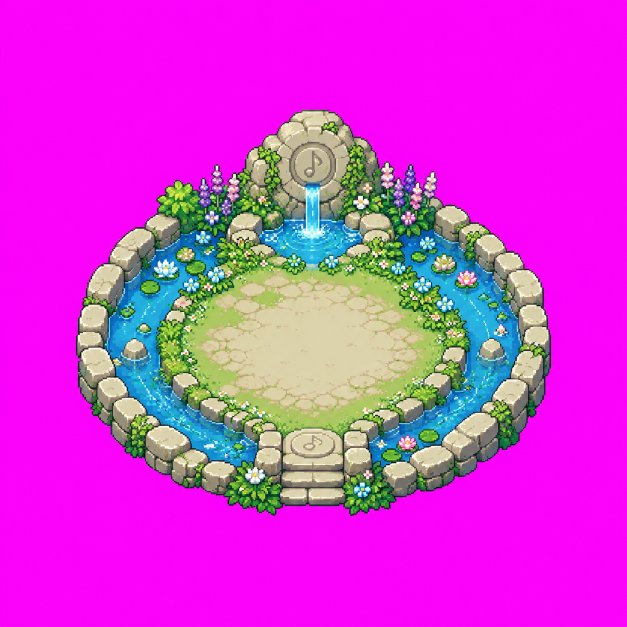
#> input picture ChatGPT Image 12_08_2026, 21_47_55 (1).png, 1254 x 1254 px (shown at 1/2 size)
$ python recortar_folha_heroi.py '../ChatGPT Image 12_08_2026, 21_47_55 (1).png' '../ChatGPT Image 12_08_2026, 21_47_55 (2).png' 5 5
#> lines starting #> are read from the running program, lines starting #| are printed output that depends on the picture; after the words box and inside, x2 and y2 are one past the last pixel; in counts of white or black regions, pixels touching at a corner belong together
#!/usr/bin/env python3
"""
Recorta uma folha de sprites do herói gerada com fundo magenta e a normaliza.

Fundo magenta em vez de branco resolve o problema que nos perseguia: branco existe no
personagem (brilho de metal, olho, dente) e existe no fundo, então separar os dois era
adivinhação — sobrava sujeira presa entre as mechas do cabelo. Magenta puro não existe
em lugar nenhum da arte, então a separação é exata, inclusive em vão fechado.

Três problemas que a folha crua sempre traz, e o que este script faz com cada um:

1. O fundo não é chapado. O gerador devolve (243,3,245), (244,4,246)... com ruído de
   compressão. Por isso a chave é por DISTÂNCIA de cor, não por igualdade.

2. A borda tem franja arroxeada: pixels que são mistura do personagem com o fundo,
   criados pela suavização do gerador. Deixá-los é ver um contorno roxo no jogo. O
   anel externo que encosta no fundo é removido, e a cor por baixo da transparência é
   preenchida com a média dos vizinhos opacos — sem isso a interpolação do navegador
   puxa cor de pixel vazio e devolve halo.

3. Os quadros não vêm alinhados. Cada célula é recortada pelo CONTEÚDO e reposicionada
   com os pés numa linha de base comum. Sem isso o personagem sobe e desce sozinho
   entre um quadro e outro, e a caminhada fica bêbada.
"""
import sys
from pathlib import Path
from PIL import Image, ImageChops, ImageFilter

RAIZ = Path(__file__).resolve().parent.parent

# Distância a partir da qual a cor deixa de ser fundo. O ruído do gerador fica em ~5;
# 60 dá folga de sobra sem alcançar a cor de nenhuma peça do personagem.
TOL_FUNDO = 60
MARGEM = 6          # respiro em volta do maior quadro, para o contorno não encostar


def magentice(p):
    """Quanto este pixel puxa para o magenta: R e B altos com G baixo."""
    r, g, b = p[:3]
    return min(r, b) - g


def separar_fundo(im, cor_fundo):
    """Alfa binário. Pixel art não quer meio-tom: ou o pixel é do personagem ou não é.

    Feito com operações de canal do PIL, que rodam em C. A versão anterior percorria a
    lista de pixels em Python e levava dezenas de segundos numa folha de 1,5 milhão de
    pixels — com sete folhas e algumas rodadas de ajuste, viravam minutos de espera a
    cada tentativa.
    """
    im = im.convert('RGBA')
    r, g, b, _ = im.split()
    fr, fg, fb = cor_fundo[:3]

    # distância |R-fr| + |G-fg| + |B-fb|, canal a canal
    dist = ImageChops.add(
        ImageChops.add(ImageChops.difference(r, Image.new('L', im.size, fr)),
                       ImageChops.difference(g, Image.new('L', im.size, fg))),
        ImageChops.difference(b, Image.new('L', im.size, fb)))
    perto = dist.point(lambda v: 255 if v < TOL_FUNDO else 0)

    # magentice = min(R,B) - G, positiva onde puxa para o magenta
    minrb = ImageChops.darker(r, b)
    mag = ImageChops.subtract(minrb, g)
    limite = int(magentice(cor_fundo) * 0.55)
    magenta = mag.point(lambda v: 255 if v > limite else 0)

    fundo = ImageChops.lighter(perto, magenta)        # é fundo por um critério ou pelo outro
    alfa = ImageChops.invert(fundo)
    im.putalpha(alfa)
    return im


def limpar_franja(im, passadas=1):
    """Apaga o anel de pixels opacos que encosta no fundo. Só o anel: erodir demais come
    o contorno escuro, que é o que dá a leitura de pixel art.

    Erodir o alfa é exatamente um MinFilter 3x3 — cada pixel vira o menor do seu
    vizinhado, então quem tem um vizinho transparente fica transparente. O laço em
    Python que fazia isso à mão custava um terço do tempo total do script.
    """
    alfa = im.getchannel('A')
    for _ in range(passadas):
        alfa = alfa.filter(ImageFilter.MinFilter(3))
    im.putalpha(alfa)
    return im


def sangrar_cor(im):
    """Preenche a cor por baixo dos pixels transparentes com a dos vizinhos opacos. O
    alfa continua zero — isto é só para a interpolação do navegador não puxar cor de
    pixel vazio e desenhar um halo em volta do sprite.

    Truque: espalhar a cor é dilatar. Um MaxFilter no RGB alarga as cores para fora da
    silhueta; depois o alfa original é recolocado por cima, então nada do que era
    transparente vira opaco — só ganha uma cor sensata por baixo.
    """
    alfa = im.getchannel('A')
    rgb = im.convert('RGB')
    espalhado = rgb
    for _ in range(2):
        espalhado = espalhado.filter(ImageFilter.MaxFilter(3))
    # onde já era opaco, mantém a cor original; onde era vazio, entra a espalhada
    saida = Image.composite(rgb, espalhado, alfa.point(lambda v: 255 if v else 0))
    saida = saida.convert('RGBA')
    saida.putalpha(alfa)
    return saida


def curar_pontos_de_fundo(im, limite=60):
    """Apaga pontos de magenta presos DENTRO do personagem. Eles sobrevivem à chave por
    estarem cercados de sprite — vãos entre mechas de cabelo, frestas do cinto. Como
    ficam no meio da arte, não podem virar buraco: recebem a média dos vizinhos que não
    são magenta, o que os faz sumir sem abrir furo no desenho."""
    larg, alt = im.size
    px = im.load()
    presos = [(x, y) for y in range(alt) for x in range(larg)
              if px[x, y][3] != 0 and magentice(px[x, y]) > limite]
    for _ in range(3):
        restantes = []
        for x, y in presos:
            sr = sg = sb = n = 0
            for dx in (-2, -1, 0, 1, 2):
                for dy in (-2, -1, 0, 1, 2):
                    vx, vy = x + dx, y + dy
                    if 0 <= vx < larg and 0 <= vy < alt:
                        v = px[vx, vy]
                        if v[3] != 0 and magentice(v) <= limite:
                            sr += v[0]; sg += v[1]; sb += v[2]; n += 1
            if n:
                px[x, y] = (sr // n, sg // n, sb // n, 255)
            else:
                restantes.append((x, y))
        presos = restantes
        if not presos:
            break
    return im, len(presos)


def vales(perfil, n):
    """Onde cortar uma grade de `n` células. Procura o mínimo de densidade numa janela
    em volta de cada divisa teórica: o corte cai onde há menos desenho, que é a fresta
    entre dois quadros, mesmo quando ela não está completamente vazia."""
    total = len(perfil)
    passo = total / n
    cortes = [0]
    janela = int(passo * 0.22)          # ±22% da célula: folga para a divisa torta
    for i in range(1, n):
        centro = int(i * passo)
        ini = max(cortes[-1] + 1, centro - janela)
        fim = min(total - 1, centro + janela)
        melhor = min(range(ini, fim + 1), key=lambda x: (perfil[x], abs(x - centro)))
        cortes.append(melhor)
    cortes.append(total)
    return cortes


def bandas(vazias, tamanho):
    """Dos corredores de fundo saem os limites das células: o meio de cada corredor é
    um corte. Detectar assim é mais confiável que dividir por 8, porque o gerador
    raramente entrega células exatamente iguais."""
    grupos, atual = [], [vazias[0]] if vazias else []
    for i in range(1, len(vazias)):
        if vazias[i] == vazias[i - 1] + 1:
            atual.append(vazias[i])
        else:
            grupos.append(atual); atual = [vazias[i]]
    if atual:
        grupos.append(atual)
    cortes = [sum(g) // len(g) for g in grupos]
    if not cortes or cortes[0] > tamanho * 0.1:
        cortes.insert(0, 0)
    if cortes[-1] < tamanho * 0.9:
        cortes.append(tamanho - 1)
    return cortes


def processar(entrada, saida, cols=None, linhas=None):
#> called with cols = 5, linhas = 5
    im = Image.open(entrada).convert('RGBA')
    larg, alt = im.size
#> larg = 1254; alt = 1254

    # A cor de fundo é simplesmente a mais comum da imagem.
    contagem = {}
    for p in im.convert('RGB').getdata():
        contagem[p] = contagem.get(p, 0) + 1
#> this loop made 1572516 passes
#> p on passes 1 to 3: (240, 11, 239), (248, 8, 248), (250, 4, 249)
#> after the loop, contagem = 312229 items
    cor_fundo = max(contagem, key=contagem.get)
#> cor_fundo = (251, 2, 251)
    print(f'fundo detectado: {cor_fundo}')
#| fundo detectado: (251, 2, 251)

    rec = separar_fundo(im, cor_fundo)
#> in separar_fundo, `r, g, b, _ = im.split()`:
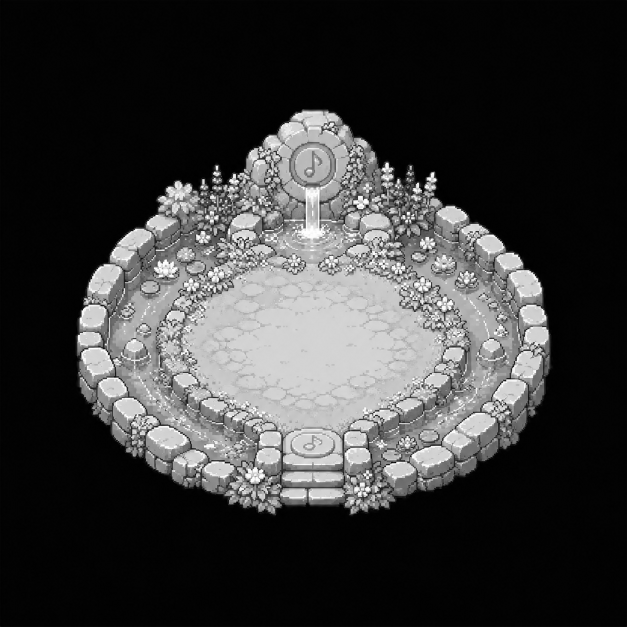
#> g: PIL image 1254x1254 L (shown at 1/2 size); min 0, max 255, mean 57.7
#> in separar_fundo, `r, g, b, _ = im.split()`:
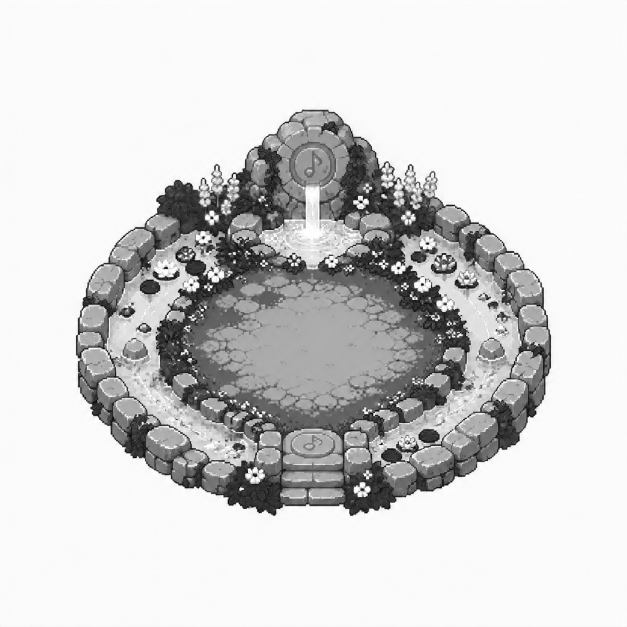
#> b: PIL image 1254x1254 L (shown at 1/2 size); min 0, max 255, mean 210.2
#> in separar_fundo, `fr, fg, fb = cor_fundo[:3]`: fr = 251; fg = 2; fb = 251
#> in separar_fundo, `perto = dist.point(lambda v: 255 if v < TOL_FUNDO else 0)`:
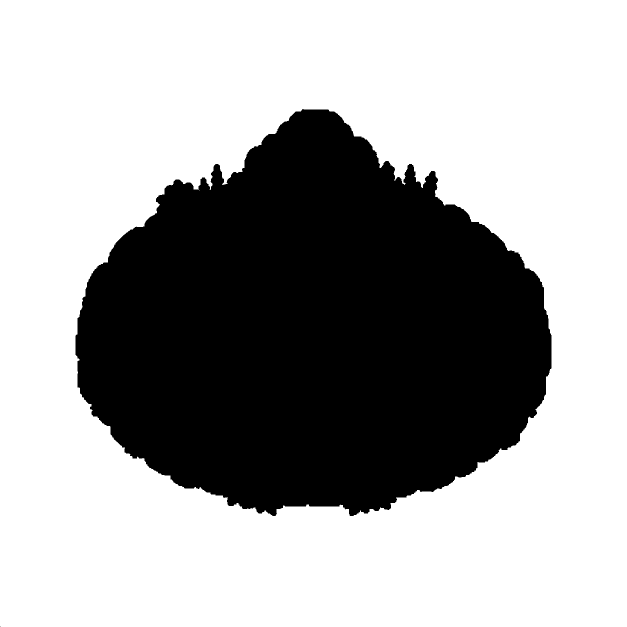
#> perto: PIL image 1254x1254 L (shown at 1/2 size); 65.3% white; 2 black regions (1 under 20 px), largest, box (x1, y1, x2, y2) and area: (151, 218, 1103, 1032) 545121
#> in separar_fundo, `minrb = ImageChops.darker(r, b)`:
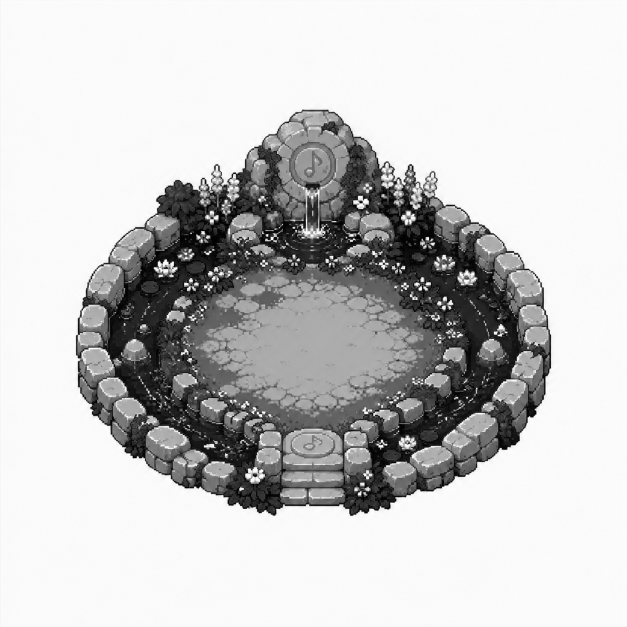
#> minrb: PIL image 1254x1254 L (shown at 1/2 size); min 0, max 255, mean 199
#> in magentice, `r, g, b = p[:3]`: g = 2; b = 251
#> in separar_fundo, `limite = int(magentice(cor_fundo) * 0.55)`: limite = 136
#> in separar_fundo, `magenta = mag.point(lambda v: 255 if v > limite else 0)`: magenta: PIL image 1254x1254 L; 65.5% white; 1 black region, box (x1, y1, x2, y2) and area: (152, 219, 1102, 1032) 543047
    rec = limpar_franja(rec)
#> the loop in limpar_franja, `for _ in range(passadas):` made 1 pass
#> pass 1, in limpar_franja, `alfa = alfa.filter(ImageFilter.MinFilter(3))`:
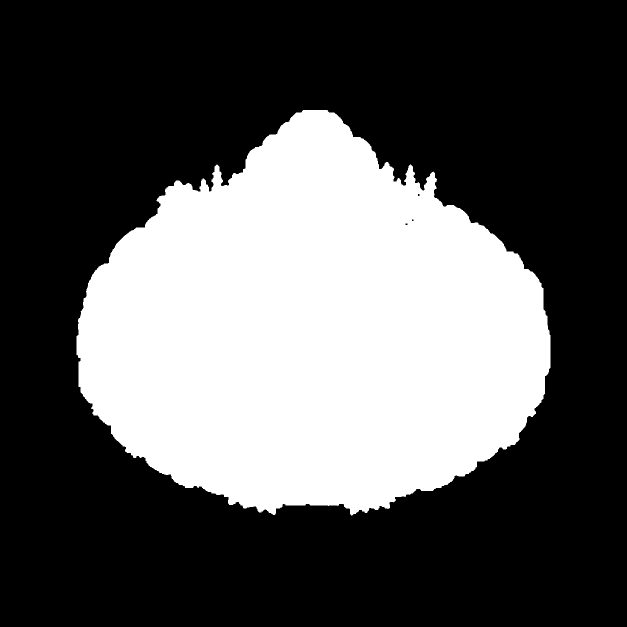
#> alfa: PIL image 1254x1254 L (shown at 1/2 size); 34.3% white; 1 white region, box (x1, y1, x2, y2) and area: (153, 220, 1101, 1031) 538724
    px = rec.load()

    # Perfil de densidade: quantos pixels opacos há em cada coluna e em cada linha.
    # Reduzir a imagem para 1 pixel de altura com filtro BOX é somar cada coluna — em C,
    # e não num laço aninhado de um milhão e meio de iterações.
    binario = rec.getchannel('A').point(lambda v: 255 if v else 0)
    perfil_x = list(binario.resize((larg, 1), Image.BOX).getdata())
#> perfil_x = 1254 values, max 161 at index 605, min 0 at index 0, mean 87.36
    perfil_y = list(binario.resize((1, alt), Image.BOX).getdata())
#> perfil_y = 1254 values, max 193 at index 671, min 0 at index 0, mean 87.38

    if cols and linhas:
        # Com a grade conhecida, o corte é o VALE de densidade perto de cada divisa
        # teórica. Exigir corredor totalmente vazio falhava na folha de ataque, onde o
        # rastro da espada atravessa a divisa e liga uma célula à seguinte — a grade era
        # lida como 4 colunas em vez de 6, e a divisão regular que entrava no lugar
        # cortava as cabeças.
        cortes_x = vales(perfil_x, cols)
#> in vales, `total = len(perfil)`: total = 1254
#> in vales, `passo = total / n`: passo = 250.8
#> in vales, `janela = int(passo * 0.22)`: janela = 55
#> the loop in vales, `for i in range(1, n):` made 4 passes
#> (centro, ini, fim, melhor) on passes 1 to 4: (250, 195, 305, 196), (501, 446, 556, 446), (752, 697, 807, 806), (1003, 948, 1058, 1058)
#> after the loop in vales, `for i in range(1, n):`: cortes = [0, 196, 446, 806, 1058]
#> cortes_x = [0, 196, 446, 806, 1058, 1254]
        cortes_y = vales(perfil_y, linhas)
#> the loop in vales (call 2), `for i in range(1, n):` made 4 passes
#> (centro, ini, fim, melhor) on passes 1 to 4: (250, 195, 305, 219), (501, 446, 556, 449), (752, 697, 807, 807), (1003, 948, 1058, 1031)
#> cortes_y = [0, 219, 449, 807, 1031, 1254]
        nc, nl = cols, linhas
        print(f'grade: {nc} colunas x {nl} linhas (cortes pelo vale de densidade)')
    else:
        vazio_col = [x for x in range(larg) if perfil_x[x] == 0]
        vazio_lin = [y for y in range(alt) if perfil_y[y] == 0]
        cortes_x = bandas(vazio_col, larg)
        cortes_y = bandas(vazio_lin, alt)
        nc, nl = len(cortes_x) - 1, len(cortes_y) - 1
        print(f'grade detectada: {nc} colunas x {nl} linhas')

    # Recorta cada célula pelo conteúdo.
    quadros = []
    for li in range(nl):
        for ci in range(nc):
            cel = rec.crop((cortes_x[ci], cortes_y[li], cortes_x[ci + 1], cortes_y[li + 1]))
            bb = cel.getbbox()
            quadros.append((ci, li, cel.crop(bb) if bb else None))
#> after the loop, quadros = 25 items

    cheios = [q[2] for q in quadros if q[2]]
#> cheios = 13 items
    if not cheios:
        print('nenhum quadro com conteúdo'); return
    maxw = max(q.width for q in cheios)
#> maxw = 360
    maxh = max(q.height for q in cheios)
#> maxh = 358
    CW, CH = maxw + MARGEM * 2, maxh + MARGEM * 2
#> CW = 372; CH = 370

    folha = Image.new('RGBA', (CW * nc, CH * nl), (0, 0, 0, 0))
#> folha: PIL image 1860x1850 RGBA; every value is 0
    for ci, li, q in quadros:
        if not q:
            continue
        x = ci * CW + (CW - q.width) // 2                 # centrado na horizontal
        y = li * CH + (CH - MARGEM) - q.height            # pés na mesma linha de base
        folha.paste(q, (x, y), q)
#> this loop made 25 passes
#> (ci, li, x, y) on passes 7, 8, 9, 11, 12, 13, 14, 15, 16, 17, 18, 19: (1, 1, 480, 614), (2, 1, 750, 505), (3, 1, 1226, 614), (0, 2, 164, 833), (1, 2, 433, 746), (2, 2, 750, 746), (3, 2, 1176, 746), (4, 2, 1652, 837), (0, 3, 179, 1450), (1, 3, 433, 1291), (2, 3, 750, 1250), (3, 3, 1176, 1287)
#> (ci, li) on passes 1 to 6: (0, 0), (1, 0), (2, 0), (3, 0), (4, 0), (0, 1)
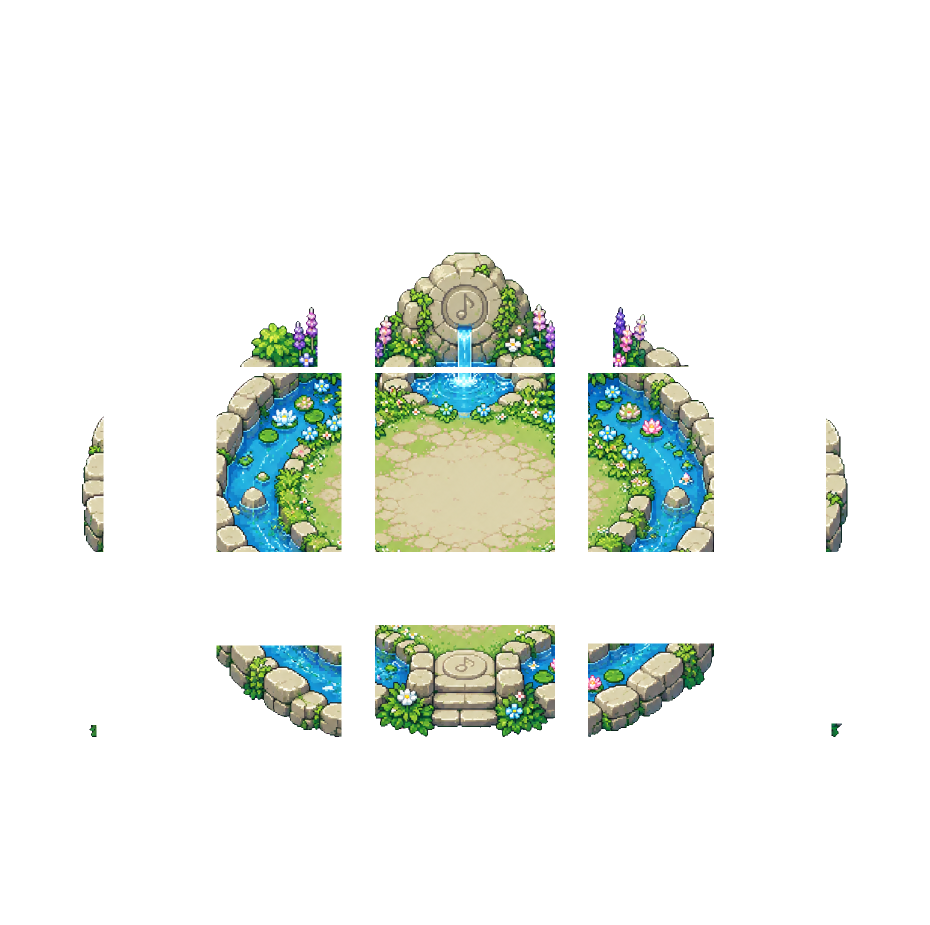
#> folha: PIL image 1860x1850 RGBA (shown at 1/2 size); mean R, G, B, A 21, 25.7, 21.1, 39.9; transparent parts drawn white

    folha, teimosos = curar_pontos_de_fundo(folha)
#> in curar_pontos_de_fundo, `presos = [(x, y) for y in range(alt) for x in range(larg) if px[x, y][..`: presos = 1701 pairs, first value 589 to 1377, second value 625 to 1456
#> teimosos = 0
    if teimosos:
        print(f'  {teimosos} ponto(s) de fundo sem vizinho limpo — verifique à mão')
    folha = sangrar_cor(folha)
#> in sangrar_cor, `alfa = im.getchannel('A')`: alfa: PIL image 1860x1850 L; 15.7% white; 13 white regions, largest, box (x1, y1, x2, y2) and area: (750, 746, 1110, 1104) 128880, (1176, 746, 1428, 1104) 86127, (433, 746, 683, 1104) 86034
#> in sangrar_cor, `saida = Image.composite(rgb, espalhado, alfa.point(lambda v: 255 if v ..`:
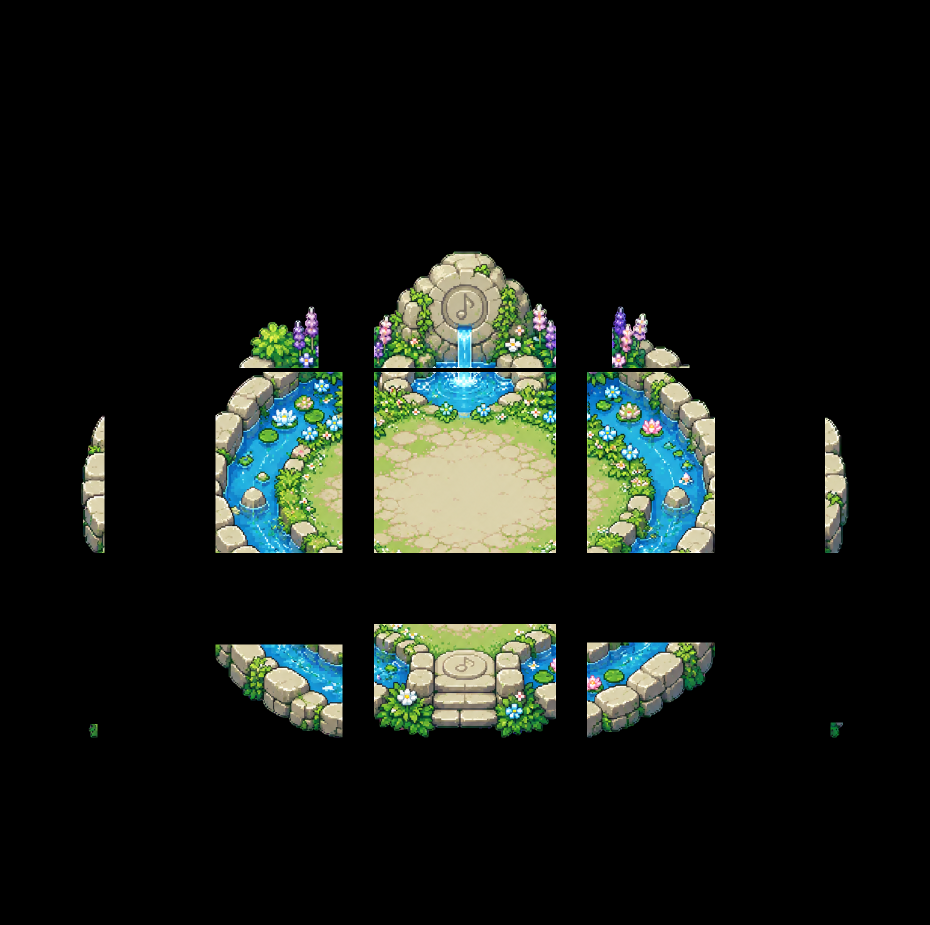
#> saida: PIL image 1860x1850 RGB (shown at 1/2 size); mean R, G, B 21.8, 26.6, 21.9
    Path(saida).parent.mkdir(parents=True, exist_ok=True)
    folha.save(saida)

    opacos = sum(1 for p in folha.getdata() if p[3] > 0)
#> opacos = 538724
    print(f'\n{saida}')
    print(f'  {folha.width}x{folha.height} · células de {CW}x{CH} · {nc} cols x {nl} linhas')
#|   1860x1850 · células de 372x370 · 5 cols x 5 linhas
    print(f'  {opacos} pixels opacos, nenhum semi-transparente (alfa binário)')
#|   538724 pixels opacos, nenhum semi-transparente (alfa binário)


if __name__ == '__main__':
    if len(sys.argv) < 3:
        print('uso: recortar_folha_heroi.py <entrada.png> <saida.png> [colunas] [linhas]')
        sys.exit(1)
    cols = int(sys.argv[3]) if len(sys.argv) > 3 else None
    lins = int(sys.argv[4]) if len(sys.argv) > 4 else None
    processar(sys.argv[1], sys.argv[2], cols, lins)
